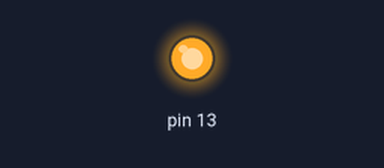
Recording of a sketch running on a simulated Arduino Uno, built with avr-gcc and run on an emulated ATmega328P. Parts: output pins drawn as LEDs (lit = HIGH).

Above: at 3.1 s.
At 6.1 s:
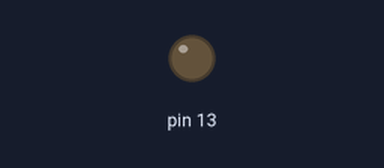
Timing chart, 0 to 7.6 s (numbered marks = the images above):
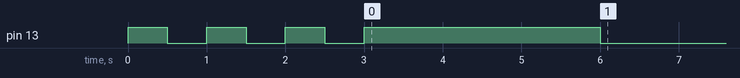

The sketch:

Prise_en_main_base.ino
```cpp
void setup() {

  // Initialisation de la broche 13 en sortie
  pinMode(13, OUTPUT);


  // Boucle allumage court de la diode 3 fois
  for (int i=0; i<3; i++)
  {
    digitalWrite(13, HIGH);
  delay(500);
  digitalWrite(13, LOW);
  delay(500);
  }


  // Allumage long de 3s
  digitalWrite(13, HIGH);
  delay(3000);
  digitalWrite(13, LOW);


  // Relancer le programme en appuyant sur  le bouton reset


}

void loop() {
}
```
